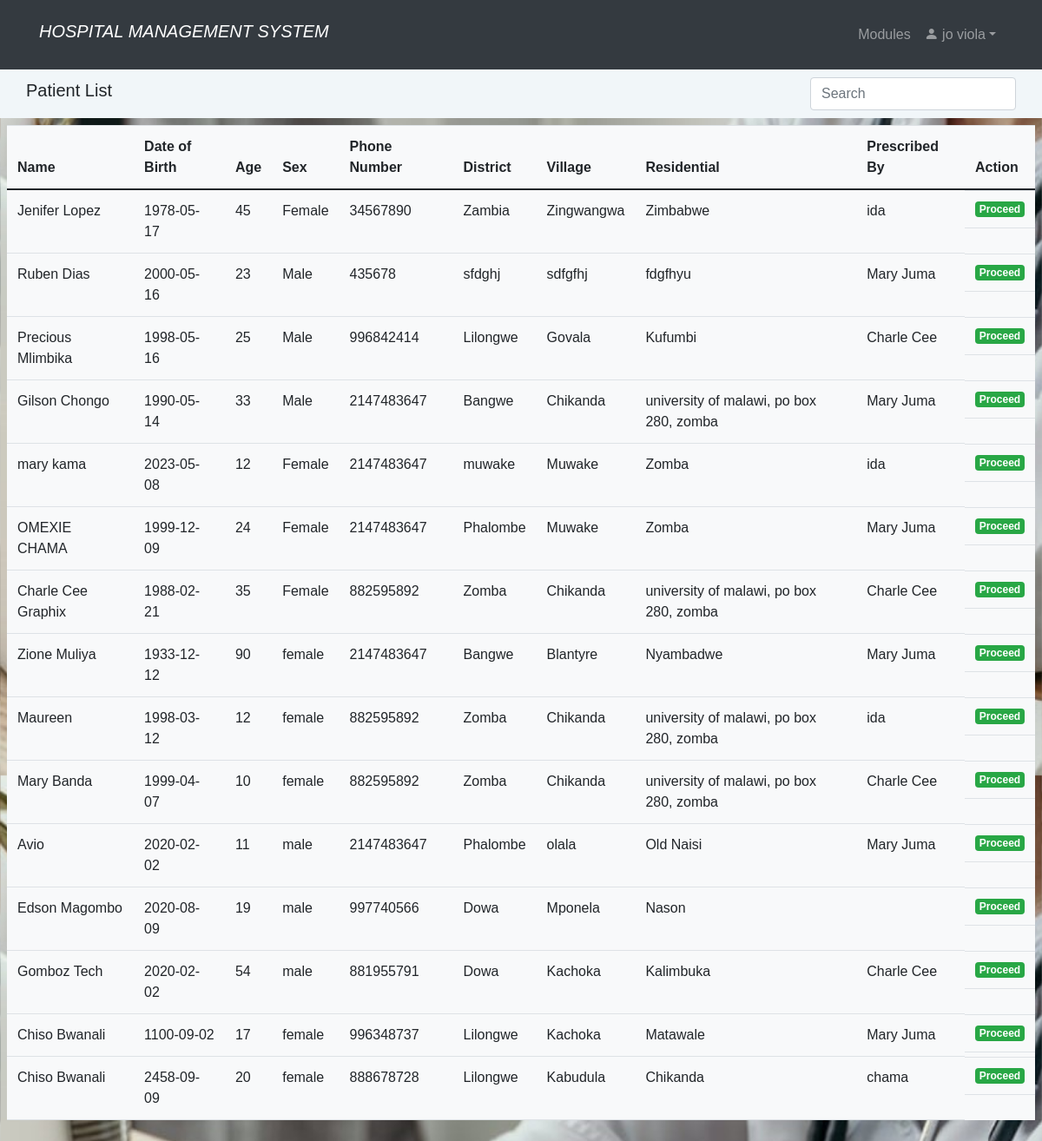
/consultant_list.php (signed in), run on an earlier commit of the app's database.
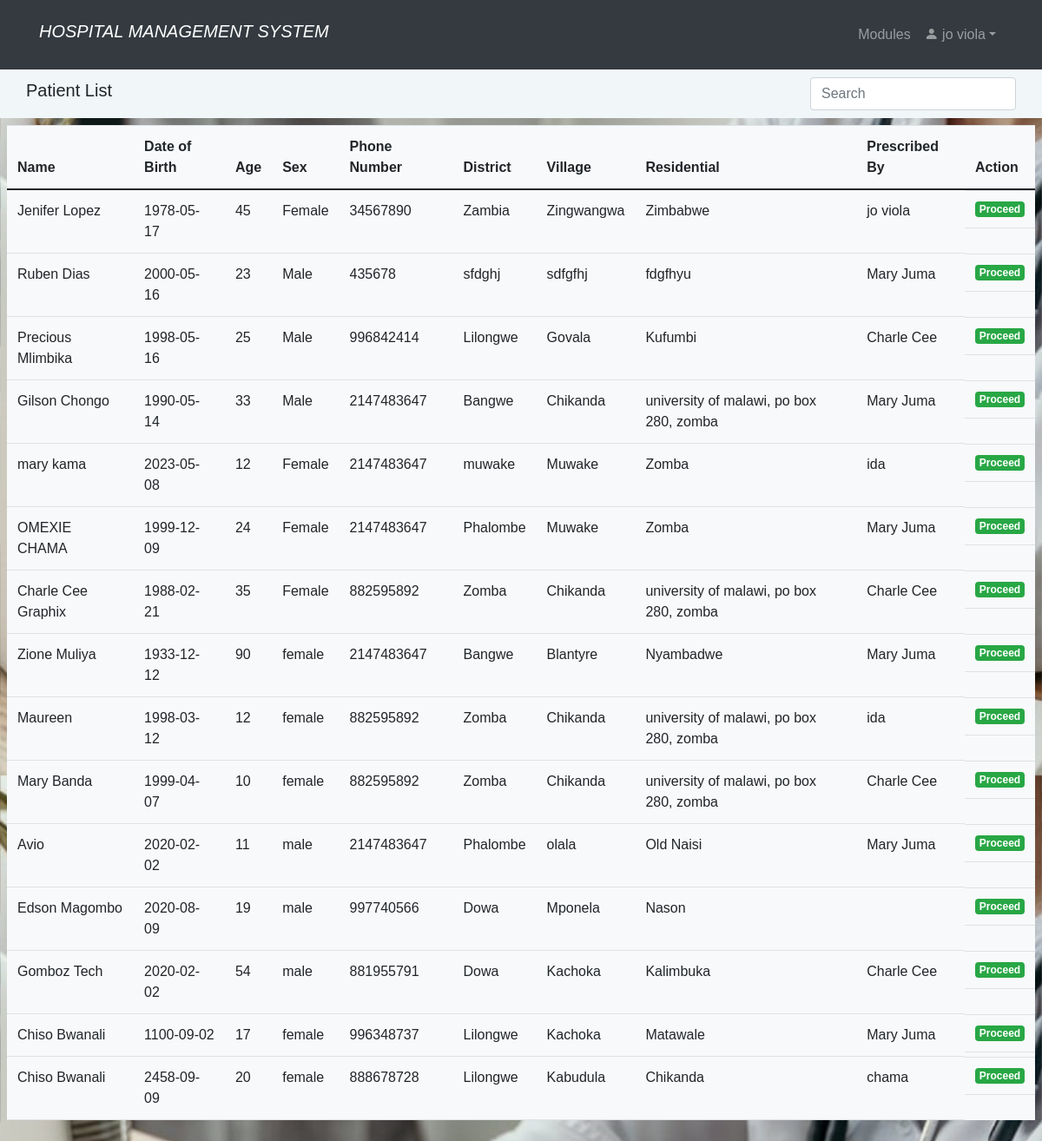
And on a later commit of the database.
### tables this page shows
CREATE TABLE `patient` (
  `id` int(11) NOT NULL,
  `name` varchar(100) NOT NULL,
  `date` date NOT NULL,
  `gender` varchar(10) NOT NULL,
  `age` int(2) NOT NULL,
  `phoneNumber` int(10) NOT NULL,
  `district` varchar(100) NOT NULL,
  `village` varchar(100) NOT NULL,
  `residential` varchar(100) NOT NULL,
  `others` text DEFAULT NULL,
  `symptoms` text DEFAULT NULL,
  `history` text DEFAULT NULL,
  `drug` text NOT NULL,
  `dosage` text NOT NULL,
  `drug_given_by` text NOT NULL,
  `drug_status` text NOT NULL,
  `prescribed_by` text DEFAULT NULL,
  `prescribed_on` text DEFAULT NULL,
  `total_bills` int(15) DEFAULT NULL,
  `status` text NOT NULL DEFAULT 'not paid',
  `tests` text DEFAULT NULL,
  `ward_bed` text DEFAULT NULL,
  `lab_results` text DEFAULT NULL
);

### consultant_list.php (the view, shortened to what this page needs)
<?php
if (isset($_SESSION['id']) && isset($_SESSION['uname'])){
  include "unavbar.php";
        ?>
<!DOCTYPE html>
<html>
<head>
	<link rel="stylesheet" href="https://maxcdn.bootstrapcdn.com/bootstrap/4.5.2/css/bootstrap.min.css">
	<link rel="stylesheet" href="home.css"/>
</head>
<body>
   <nav class="navbar navbar-expand py-1"style="background-color:#F1F6F9;" >
            <div class="container">
			<h5 class="navbar-brand"> Patient List</h5>
                <div class="collapse navbar-collapse" id="navmenu">
                    <ul class="navbar-nav ms-auto">
                        <li class="nav-item dropdown">
                        <input class="form-control me-1" id="myInput" style="width:100%; max-width:20rem" type="text" placeholder="Search" aria-label="Search">
                        </li>
                    </ul>
                </div>
            </div>
        </nav>
	<div class="p-2">
		<div class="row">
		<div class="col-md-12">
		<table class="table table-hover bg-light" style="overflow:auto">
                 <thead class="table table-hover">
				<tr>
					<th>Name</th>
					<th>Date of Birth</th>
					<th>Age</th>
					<th>Sex</th>
					<th>Phone Number</th>
					<th>District</th>
					<th>Village</th>
					<th>Residential</th>
					<th>Prescribed By</th>
					<th>Action</th>
					</tr>
			</thead>
			<tbody  id = "myTable">
				<?php
				$conn = new mysqli("localhost", "root", "", "hms");
                $query = "SELECT * FROM patient ORDER BY id DESC";
                $stmt = $conn->prepare($query);
                $stmt->execute();
                $result = $stmt->get_result();
				if ($result->num_rows > 0) {
					while ($row = $result->fetch_assoc()) { ?>
						 <tr>
							<td><?php echo $row["name"]; ?></td>
							<td><?php echo $row["date"]; ?></td>
							<td><?php echo $row["age"]; ?></td>
							<td><?php echo $row["gender"]; ?></td>
							<td><?php echo $row["phoneNumber"]; ?></td>
							<td><?php echo $row["district"]; ?></td>
							<td><?php echo $row["village"]; ?></td>
							<td><?php echo $row["residential"]; ?></td>
							<td><?php echo $row["prescribed_by"]; ?></td>
							<td class='btn-group btn-group-justified'>
									<a href='consulting.php?consult=<?php echo $row["id"]; ?>' class='badge bg-success'>Proceed</a>
							</td>
						</tr>
                      <?php
					}
				} else {
					echo "<tr><td colspan='12' class='text-center'>No patients found</td></tr>";
				}
				?>
			</tbody>
		</table>
	</div>
	</div>
</div>
</body>
</html>
<?php
    }else {
        header("Location: home.php");
        exit();
    }
?>

What changed in the data, as far as the page shows it:
changed patient "Jenifer Lopez": prescribed_by "ida" → "jo viola"
